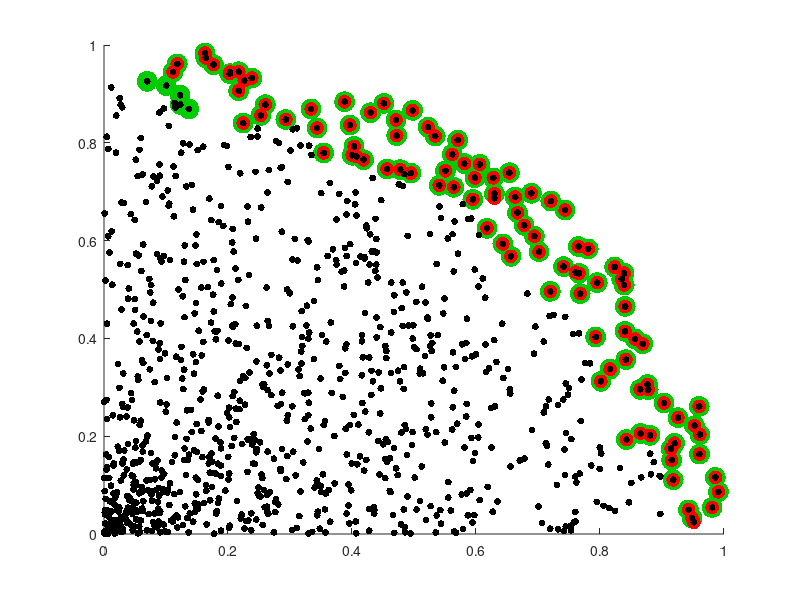

Here is the MATLAB script that generated this plot:
function CrowdTest()

Nsamples = 1000;
Nout = 100;

radii = rand(Nsamples,1);
angles = pi/2*rand(Nsamples,1);
X = [radii.*sin(angles), radii.*cos(angles)];
Xe = [X,(1:Nsamples)'];

Fronts = Pareto(Xe);

BestPar = [];
i = 1;
while length(BestPar)<Nout
    BestPar = [BestPar;Fronts{i}];  % best selection based on initial fit only
    i = i + 1;
end

BestCrowd = BestPar;
BestPar = BestPar(1:Nout);
% Get samples selected so far
XF = Xe(BestPar,:);
NCsamples = size(XF,1);
Dist = zeros(NCsamples,1);
for s = 1:NCsamples
    % Calculate the distance from each sample to the others
    FitDiff = repmat(XF(s,1:end-1),NCsamples-1,1) - ...
        XF([1:s-1,s+1:end],1:end-1);
    sDist = diag(FitDiff*FitDiff');
    Dist(s) = min(sDist); % minimal distance of sample s to all others
end

Dist = [Dist, XF(:,end)];
while length(BestCrowd)>Nout
    % Find the closest pair of points
    IDs = find(Dist(:,1)==min(Dist(:,1)));
    dIDs = IDs;
    % Keep one point
    safeID = randsample(length(IDs),1);
    dIDs(safeID) = [];
    
    % Remove points from Dist and BestCrowd
    BestCrowd(ismember(BestCrowd,Dist(dIDs,2))) = [];
    Dist(IDs,:) = [];
end

% BestCrowd = [];
% while length(BestCrowd)<Nout
%     % Get samples selected so far
%     XF = Xe(BestPar,:);
%     NCsamples = size(XF,1);
%     Dist = zeros(NCsamples,1);
%     for s = 1:NCsamples
%         % Calculate the distance from each sample to the others
%         FitDiff = repmat(XF(s,1:end-1),NCsamples-1,1) - ...
%             XF([1:s-1,s+1:end],1:end-1);
%         sDist = diag(FitDiff*FitDiff');
%         Dist(s) = min(sDist); % minimal distance of sample s to all others
%     end
%     % Select only the samples that are separated from each other by at
%     % least the mean + 1 std distance
%     PassIDs = XF(Dist>mean(Dist),end);
%     if length(PassIDs)>=Nout
%         BestCrowd = PassIDs(1:Nout);
%     else
%         i = i + 1;
%         BestPar = [BestPar;Fronts{i}];  % keep selecting samples
%     end
% end
% BestPar = BestPar(1:Nout);

% BestPar = [];
% BestCrowd = [];
% NFronts = length(Fronts);
% i = 1;
% while length(BestPar)<Nout || length(BestCrowd)<Nout
%     BestPar = [BestPar;Fronts{i}];  % best selection based on initial fit only
%     
%     % Get samples from Front i
%     XF = Xe(Fronts{i},:);
%     Dist = zeros(size(XF,1),1);
%     for s = 1:size(XF,1)
%         % Calculate the distance from each sample to the others
%         FitDiff = repmat(X(s,:),Nsamples-1,1)-X([1:s-1,s+1:end],:);
%         sDist = diag(FitDiff*FitDiff');
%         Dist(s) = min(sDist); % minimal distance of sample s to all others
%     end
%     % Select only the samples that are separated from each other by at
%     % least the mean distance
%     PassIDs = XF(Dist>mean(Dist),end);
%     BestCrowd = [BestCrowd;PassIDs];
%     i = i + 1;
% end
% BestPar = BestPar(1:Nout);
% BestCrowd = BestCrowd(1:Nout);

% BestPar = [];
% CrowdFit = zeros(size(X,1),2);
% NFronts = length(Fronts);
% for i = 1:NFronts
%     BestPar = [BestPar;Fronts{i}];  % best selection based on initial fit only
%     CrowdFit(Fronts{i},1) = NFronts - i;  % set new fit as pareto level
% end
% BestPar = BestPar(1:Nout);
% 
% 
% for i = 1:Nsamples
%     FitDiff = repmat(X(i,:),Nsamples-1,1)-X([1:i-1,i+1:end],:);
%     Dist = diag(FitDiff*FitDiff');
%     CrowdFit(i,2) = min(Dist);
% end
% 
% Fronts = Pareto([CrowdFit,(1:Nsamples)']);
% BestCrowd = [];
% NFronts = length(Fronts);
% for i = 1:NFronts
%     BestCrowd = [BestCrowd;Fronts{i}];  % best selection based on crowd
% end

figure
scatter(X(BestCrowd,1),X(BestCrowd,2),225,[0 0.8 0],'fill');
hold on
scatter(X(BestPar,1),X(BestPar,2),100,[1 0 0],'fill');
scatter(X(:,1),X(:,2),25,[0 0 0],'fill');

function Fronts = Pareto(Data,NFrontsReq)
    if nargin<2
        NFrontsReq = [];
    end
    
    % Sort by first objective
    SortedData = sortrows(Data,-1);

    if size(Data,2) == 1
        Fronts = num2cell(SortedData(:,end));
        return;
    end

    % Start separating layers
    NFronts = 1;
    Fronts = {};
    out = [];

    while 1
        % Drop samples that are "dominated"
        % i.e. that x1>x2 for each objective
        i = 1;
        Nd = size(SortedData,1);
        if Nd == 0
            break;
        end

        while i < Nd
            j = i+1;

            % Find dominated values efficiently :)
            IDs = j-1 + find(all(SortedData(j:Nd,2:end-1) <= ...
                            repmat(SortedData(i,2:end-1),Nd-j+1,1),2)==1);
            SortedData(IDs,:) = [];
            Nd = size(SortedData,1);

            i = i+1;
        end

        % Save "undominated" samples to current front
        Fronts{NFronts} = SortedData(:,end); %#ok<AGROW>
        out = [out; Fronts{NFronts}]; %#ok<AGROW>
        NFronts = NFronts+1;

        if ~isempty(NFrontsReq) && NFronts>NFrontsReq
            break;
        end

        % Restore samples to original data minus samples already on fronts
        SortedData = Data; SortedData(ismember(SortedData(:,end),out),:) = [];
        SortedData = sortrows(SortedData,-1);
    end
end

end